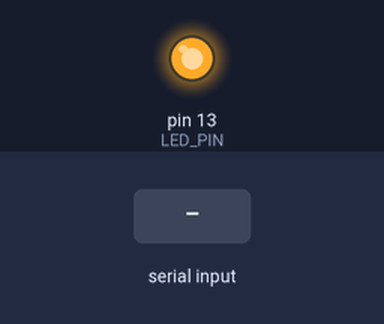
This sketch was run on a simulated Arduino Uno, built with avr-gcc and run on an emulated ATmega328P. Shown: output pins drawn as LEDs (lit = HIGH). The inputs (shaded band) are chosen by the test bench. What the sketch prints to the serial monitor is not drawn.

Above: at 11.0 s.
11.1 s: "1" received over Serial
At 15.4 s:
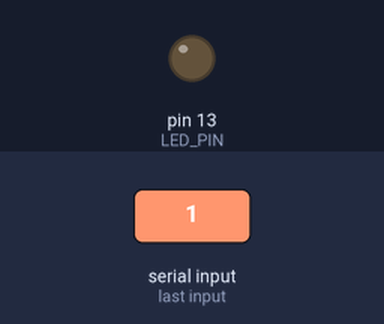
Timing chart, 0 to 26.5 s (numbered marks = the images above; inputs shaded):
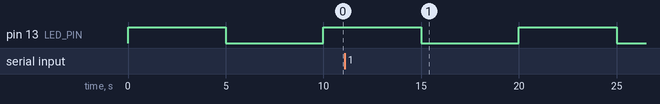

The sketch:

ARD_201_Lab_1a.ino
```cpp
#define LED_PIN 13

void setup() {
  pinMode(LED_PIN, OUTPUT);
  Serial.begin(9600);
}

void loop() {
  digitalWrite(LED_PIN, HIGH);
  delay(5000);
  digitalWrite(LED_PIN, LOW);
  delay(5000);

  while(Serial.available() > 0) {
    Serial.write(Serial.read());
  }
}
```
